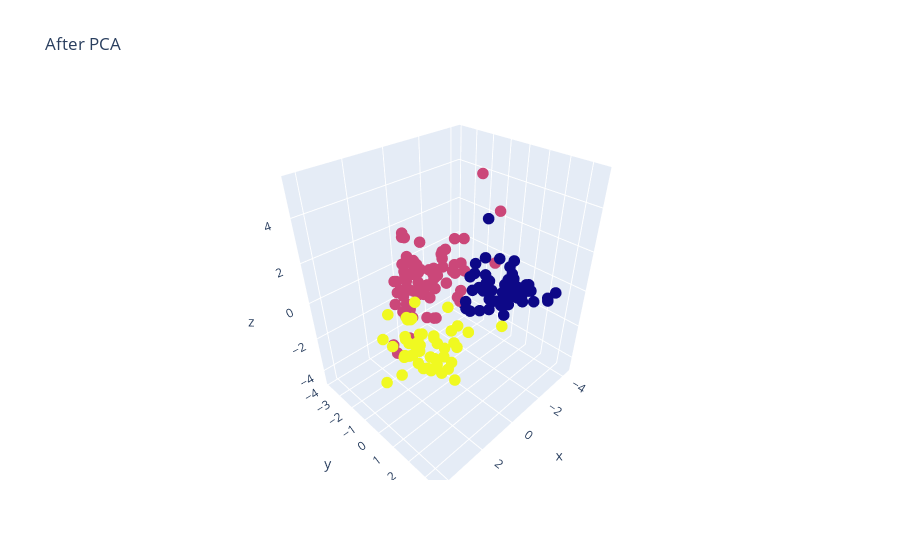

The code cell stored with this chart in its notebook:
### Code cell
# Visualize the result
data = go.Scatter3d(
    x=X_pca[:, 0],
    y=X_pca[:, 1],
    z=X_pca[:, 2],
    mode='markers',
    marker=dict(size=4, color=y)
)
layout = go.Layout(title='After PCA')
fig = go.Figure(data=data, layout=layout)
fig.show()

### Figure 1 — Plotly figure (JSON) as saved in the notebook; plotly's stock layout.template omitted (floating-point values rounded to 4 significant figures; data arrays with more than 128 entries replaced by an {"elided": "..."} marker saying what was removed)
{"data": [{"marker": {"color": {"elided": "178 int values"}, "size": 4}, "mode": "markers", "type": "scatter3d", "x": {"elided": "178 float values"}, "y": {"elided": "178 float values"}, "z": {"elided": "178 float values"}}], "layout": {"title": {"text": "After PCA"}}}
